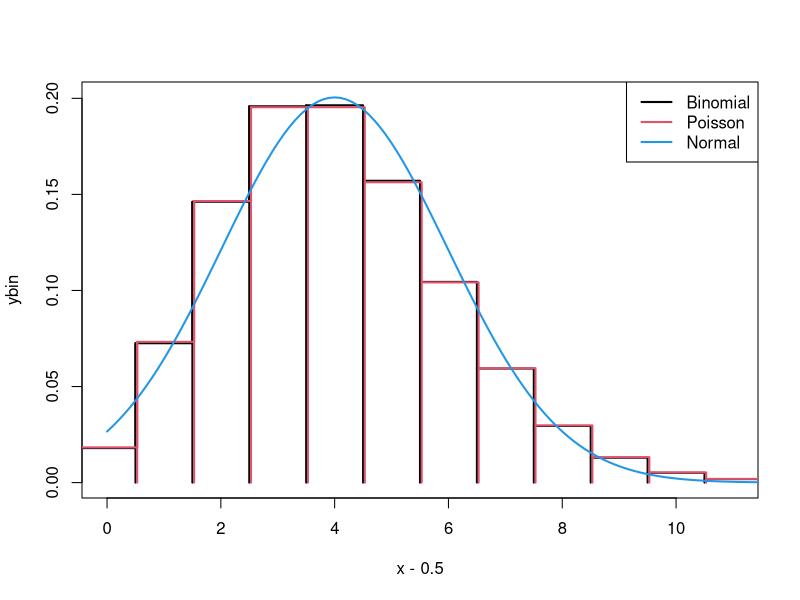

Here is the R script that generated this plot:
# Poisson approximation to the binomial

# Set n and p ----

# Should be moderately large
n <- 400
# Rule of thumb: p < 0.05 means Poisson works
# Poisson is much easier to calculate
p <- 0.01


x <- 0:n

ybin <- dbinom(x = x, size = n, prob = p)
ypois <- dpois(x = x, lambda = n * p)

xnorm <- seq(0, n, length.out = n * 10)
ynorm <- dnorm(x = xnorm, 
    mean = n * p, 
    sd = sqrt(n * p * (1 - p)))

# Since p is small, we don't really need to cover the whole range
# I'm using qbinom to find the 99.9th percentile. This way,
# only the relevant regions will be plotted.
xlims <- c(0, qbinom(0.999, size = n, prob = p))

# y limits should cover all of the distributions
ylims <- c(0, max(ybin, ypois, ynorm))

# Subtract 0.5 so that the bars are centered at the whole number.
# If I didn't do this, the first bar would go from 0 to 1 rather than 
# -0.5 to 0.5.
plot(x = x - 0.5, y = ybin, 
    type = "s", # step function
    xlim = xlims, ylim = ylims,
    lwd = 2) # lwd = line width
# add vertical lines
lines(x = x - 0.5, y = ybin, type = "h",
    lwd = 2) 

# Add poisson distribution
# I'm offsetting it slightly so it's easier to tell apart
lines(x = x - 0.5 + 0.03, y = ypois, type = "s", col = 2, lwd = 2)
lines(x = x - 0.5 + 0.03, y = ypois, type = "h", col = 2, lwd = 2)

# Add normal distribution
lines(x = xnorm, y = ynorm, col = 4, lwd = 2)

# Manually add legend
legend("topright",
    legend = c("Binomial", "Poisson", "Normal"),
    col = c(1,2,4),
    lwd = 2)
